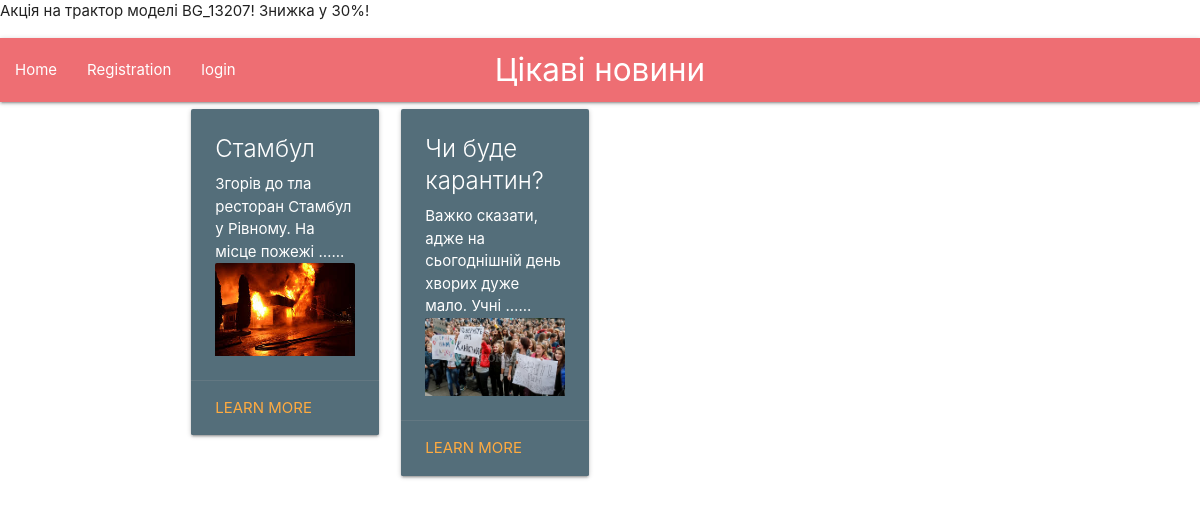
The app's page /nadzvychauni-sityations with its own data.
### main/models.py (models this page shows, shortened)
class Blog_news(models.Model):
	tittle = models.CharField(max_length = 200)
	text = models.TextField(null=False)
	date = models.DateTimeField(default = datetime.now())
	published_date = models.DateTimeField("date published", null=True, blank=True)
	image = models.ImageField(upload_to='img/', blank=True, null=True)
	news_category = models.ForeignKey(Categories, on_delete=models.SET_DEFAULT, default=1)
	url_slug_news = models.CharField(max_length = 30, null=False, default= "default")

### main/views.py (the view)
# urls.py: path("<slug:url_slug>", views.separator)
def separator(request, url_slug):
    category_urls=[c.url_slug for c in Categories.objects.all()]
    if url_slug in category_urls:
        posts=Blog_news.objects.filter(news_category__url_slug=url_slug)
        return render(request, "main/home.html", {"News":posts})
    if url_slug in [c.url_slug_news for c in Blog_news.objects.all()]:
        article = Blog_news.objects.get(url_slug_news=url_slug)
        return render(request, "main/article.html", {"article":article})
    return HttpResponse("Not a category")

### main/templates/main/home.html
{%extends "main/head.html"%}
{% block content %}
<div class="container">
<div class = "row">
{%for n in News%}
<div class="col s12 m6 l3">
<div class="card blue-grey darken-1">
        <div class="card-content white-text">
        <span class="card-title">{{n.tittle}}</span>
        <p>{{ n.text|safe|truncatewords:10}}...</p>
        <div class="card-image">
          {% if n.image%}
          <img src="{{n.image.url}}">
          {%endif%}
        </div>
        </div>
        <div class="card-action">
         <a href="/{{ n.url_slug_news }}">Learn more</a>
    </div>
    </div>
    </div>
  {% endfor %}
  </div>
{% endblock %}

### records on screen
Blog_news: tittle "Стамбул", text "Згорів до тла ресторан Стамбул у Рівному. На місце пожежі …", image (picture)
Blog_news: tittle "Чи буде карантин?", text "Важко сказати, адже на сьогоднішній день хворих дуже мало. Учні …", image (picture)
